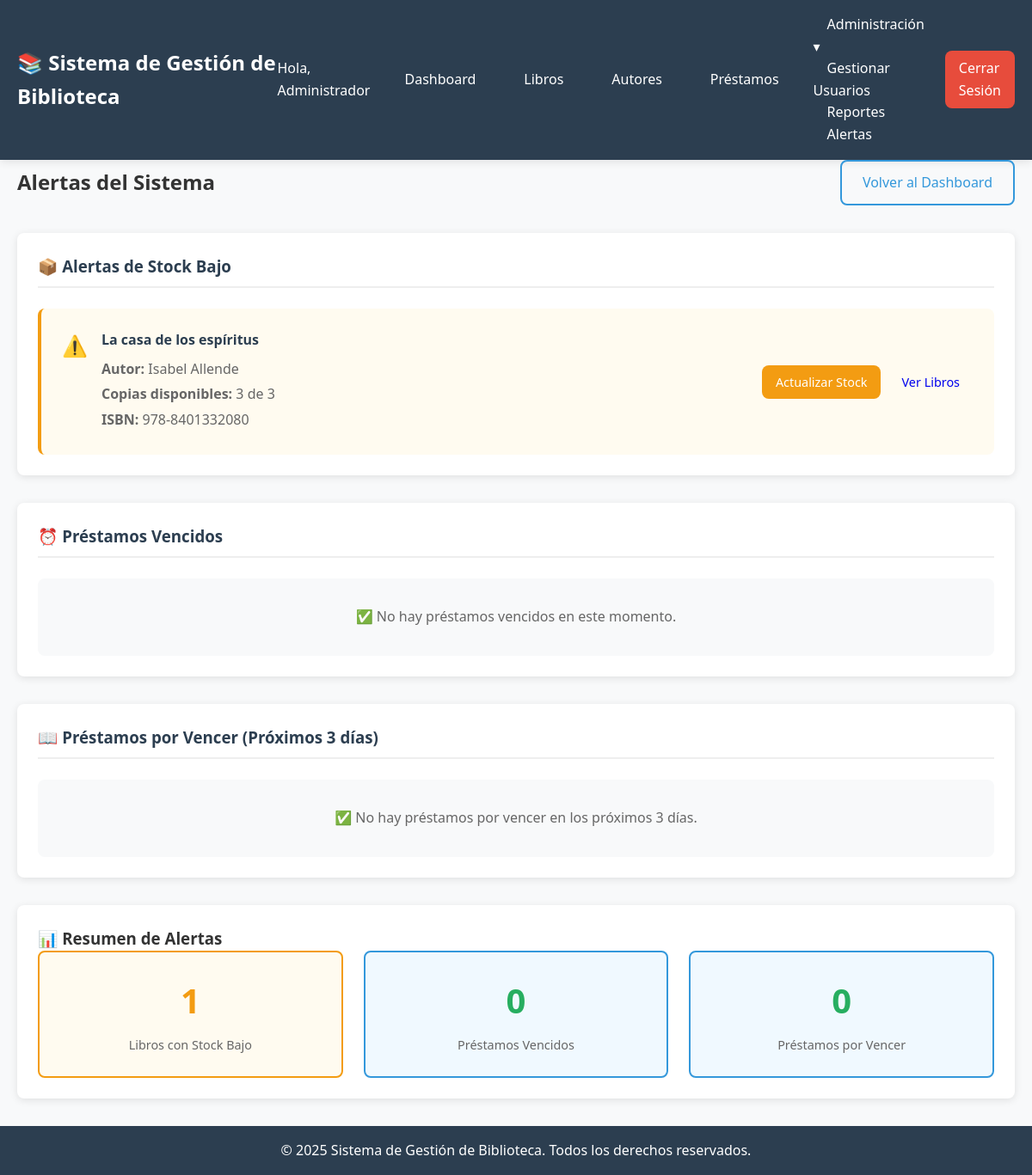
Screenshot of /index.php?action=alerts (signed in) with the database file from the repository.
### tables this page shows
CREATE TABLE `books` (
  `id` int(11) NOT NULL,
  `title` varchar(255) NOT NULL,
  `isbn` varchar(20) NOT NULL,
  `author_id` int(11) NOT NULL,
  `publication_year` int(11) DEFAULT NULL,
  `genre` varchar(50) DEFAULT NULL,
  `publisher` varchar(100) DEFAULT NULL,
  `total_copies` int(11) DEFAULT 1,
  `available_copies` int(11) DEFAULT 1,
  `description` text DEFAULT NULL,
  `created_at` timestamp NOT NULL DEFAULT current_timestamp(),
  `updated_at` timestamp NOT NULL DEFAULT current_timestamp() ON UPDATE current_timestamp()
);

CREATE TABLE `authors` (
  `id` int(11) NOT NULL,
  `name` varchar(100) NOT NULL,
  `nationality` varchar(50) DEFAULT NULL,
  `birth_date` date DEFAULT NULL,
  `biography` text DEFAULT NULL,
  `created_at` timestamp NOT NULL DEFAULT current_timestamp()
);

### app/controllers/AdminController.php (called while the page is built, shortened)
<?php
class AdminController {
    private $reportModel;
    private $loanModel;
    public function __construct($database) {
        $this->reportModel = new ReportModel($database);
        $this->loanModel = new LoanModel($database);
    }
    public function showAlerts() {
        $lowStockBooks = $this->reportModel->getLowStockBooks(3);
        $allLoans = $this->loanModel->getAllLoans(1, 1000);
        $overdueLoans = array_filter($allLoans, function($loan) {
            return $loan['status'] === 'overdue' ||
                   ($loan['status'] === 'active' && strtotime($loan['due_date']) < time());
        });
        $upcomingDueLoans = $this->reportModel->getUpcomingDueLoans(3);
        require_once '../app/views/admin/alerts.php';
    }
}
?>

### app/models/ReportModel.php (called while the page is built, shortened)
<?php
class ReportModel {
    private $dbConnection;
    public function __construct($database) {
        $this->dbConnection = $database;
    }
    public function getLowStockBooks($threshold = 3) {
        $query = "SELECT b.*, a.name as author_name
                 FROM books b
                 JOIN authors a ON b.author_id = a.id
                 WHERE b.available_copies <= :threshold
                 ORDER BY b.available_copies ASC, b.title";
        $statement = $this->dbConnection->prepare($query);
        $statement->bindParam(':threshold', $threshold, PDO::PARAM_INT);
        $statement->execute();
        return $statement->fetchAll(PDO::FETCH_ASSOC);
    }
    public function getUpcomingDueLoans($days = 3) {
        $query = "SELECT l.*,
                         u.username, u.first_name, u.last_name, u.email,
                         b.title, b.isbn,
                         a.name as author_name,
                         DATEDIFF(l.due_date, CURDATE()) as days_remaining
                 FROM loans l
                 JOIN users u ON l.user_id = u.id
                 JOIN books b ON l.book_id = b.id
                 JOIN authors a ON b.author_id = a.id
                 WHERE l.status = 'active'
                 AND l.due_date BETWEEN CURDATE() AND DATE_ADD(CURDATE(), INTERVAL :days DAY)
                 ORDER BY l.due_date ASC";
        $statement = $this->dbConnection->prepare($query);
        $statement->bindParam(':days', $days, PDO::PARAM_INT);
        $statement->execute();
        return $statement->fetchAll(PDO::FETCH_ASSOC);
    }
}
?>

### app/models/LoanModel.php (called while the page is built, shortened)
<?php
class LoanModel {
    private $dbConnection;
    private $tableName = 'loans';
    public function __construct($database) {
        $this->dbConnection = $database;
    }
    public function getAllLoans($page = 1, $perPage = ITEMS_PER_PAGE) {
        $offset = ($page - 1) * $perPage;
        $query = "SELECT l.*,
                         u.username, u.first_name, u.last_name,
                         b.title as book_title, b.isbn as book_isbn,
                         a.name as author_name
                 FROM " . $this->tableName . " l
                 JOIN users u ON l.user_id = u.id
                 JOIN books b ON l.book_id = b.id
                 JOIN authors a ON b.author_id = a.id
                 ORDER BY l.created_at DESC
                 LIMIT :limit OFFSET :offset";
        $statement = $this->dbConnection->prepare($query);
        $statement->bindValue(':limit', (int)$perPage, PDO::PARAM_INT);
        $statement->bindValue(':offset', (int)$offset, PDO::PARAM_INT);
        $statement->execute();
        return $statement->fetchAll(PDO::FETCH_ASSOC);
    }
}
?>

### app/views/admin/alerts.php (the view, shortened to what this page needs)
<?php require_once '../app/views/layout/header.php'; ?>
<div class="alerts-page">
    <div class="page-header">
        <h2>Alertas del Sistema</h2>
        <a href="index.php?action=adminDashboard" class="btn btn-outline">Volver al Dashboard</a>
    </div>
    <div class="alert-section">
        <h3>📦 Alertas de Stock Bajo</h3>
        <?php if (empty($lowStockBooks)): ?>
            <div class="no-alerts">
                <p>✅ No hay alertas de stock bajo en este momento.</p>
            </div>
        <?php else: ?>
            <div class="alert-list">
                <?php foreach ($lowStockBooks as $book): ?>
                    <div class="alert-item warning">
                        <div class="alert-icon">⚠️</div>
                        <div class="alert-content">
                            <h4><?php echo htmlspecialchars($book['title']); ?></h4>
                            <p><strong>Autor:</strong> <?php echo htmlspecialchars($book['author_name']); ?></p>
                            <p><strong>Copias disponibles:</strong> <?php echo $book['available_copies']; ?> de <?php echo $book['total_copies']; ?></p>
                            <p><strong>ISBN:</strong> <?php echo htmlspecialchars($book['isbn']); ?></p>
                        </div>
                        <div class="alert-actions">
                            <a href="index.php?action=editBook&id=<?php echo $book['id']; ?>" class="btn btn-warning btn-sm">Actualizar Stock</a>
                            <a href="index.php?action=books" class="btn btn-secondary btn-sm">Ver Libros</a>
                        </div>
                    </div>
                <?php endforeach; ?>
            </div>
        <?php endif; ?>
    </div>
    <div class="alert-section">
        <h3>⏰ Préstamos Vencidos</h3>
        <?php if (empty($overdueLoans)): ?>
            <div class="no-alerts">
                <p>✅ No hay préstamos vencidos en este momento.</p>
            </div>
        <?php endif; ?>
    </div>
    <div class="alert-section">
        <h3>📖 Préstamos por Vencer (Próximos 3 días)</h3>
        <?php if (empty($upcomingDueLoans)): ?>
            <div class="no-alerts">
                <p>✅ No hay préstamos por vencer en los próximos 3 días.</p>
            </div>
        <?php endif; ?>
    </div>
    <div class="alerts-summary">
        <h3>📊 Resumen de Alertas</h3>
        <div class="summary-cards">
            <div class="summary-card <?php echo !empty($lowStockBooks) ? 'warning' : 'success'; ?>">
                <div class="summary-number"><?php echo count($lowStockBooks); ?></div>
                <div class="summary-label">Libros con Stock Bajo</div>
            </div>
            <div class="summary-card <?php echo !empty($overdueLoans) ? 'danger' : 'success'; ?>">
                <div class="summary-number"><?php echo count($overdueLoans); ?></div>
                <div class="summary-label">Préstamos Vencidos</div>
            </div>
            <div class="summary-card <?php echo !empty($upcomingDueLoans) ? 'info' : 'success'; ?>">
                <div class="summary-number"><?php echo count($upcomingDueLoans); ?></div>
                <div class="summary-label">Préstamos por Vencer</div>
            </div>
        </div>
    </div>
</div>
<?php require_once '../app/views/layout/footer.php'; ?>

### public/assets/css/style.css (style rules this page uses)
:root { --primary-color: #2c3e50; --secondary-color: #3498db; --accent-color: #e74c3c; --success-color: #27ae60; --warning-color: #f39c12; --danger-color: #c0392b; --light-color: #ecf0f1; --dark-color: #2c3e50; --text-color: #333; --border-radius: 8px; --box-shadow: 0 2px 10px rgba(0,0,0,0.1); }
* { margin: 0; padding: 0; box-sizing: border-box; }
body { font-family: 'Segoe UI', Tahoma, Geneva, Verdana, sans-serif; line-height: 1.6; color: var(--text-color); background-color: #f8f9fa; }
.btn { display: inline-block; padding: 0.75rem 1.5rem; border: none; border-radius: var(--border-radius); font-size: 1rem; cursor: pointer; text-decoration: none; text-align: center; transition: all 0.3s; }
.btn-warning { background-color: var(--warning-color); color: white; }
.page-header { display: flex; justify-content: space-between; align-items: center; margin-bottom: 2rem; }
.page-header h2 { margin: 0; }
.btn-sm { padding: 0.5rem 1rem; font-size: 0.9rem; }
.btn-outline { background: transparent; border: 2px solid var(--secondary-color); color: var(--secondary-color); }
.alerts-page { max-width: 1200px; margin: 0 auto; }
.alert-section { background: white; padding: 1.5rem; border-radius: var(--border-radius); box-shadow: var(--box-shadow); margin-bottom: 2rem; }
.alert-section h3 { margin-top: 0; color: var(--primary-color); border-bottom: 2px solid #eee; padding-bottom: 0.5rem; margin-bottom: 1.5rem; }
.alert-list { display: flex; flex-direction: column; gap: 1rem; }
.alert-item { display: flex; align-items: flex-start; gap: 1rem; padding: 1.5rem; border-radius: var(--border-radius); border-left: 4px solid; transition: transform 0.2s ease, box-shadow 0.2s ease; }
.alert-item.warning { background: #fffbf0; border-left-color: var(--warning-color); }
.alert-icon { font-size: 1.5rem; flex-shrink: 0; }
.alert-content { flex: 1; }
.alert-content h4 { margin: 0 0 0.5rem 0; color: var(--primary-color); }
.alert-content p { margin: 0.25rem 0; color: #666; }
.alert-actions { display: flex; gap: 0.5rem; flex-shrink: 0; align-self: center; }
.no-alerts { text-align: center; padding: 2rem; color: #666; background: #f8f9fa; border-radius: var(--border-radius); }
.alerts-summary { background: white; padding: 1.5rem; border-radius: var(--border-radius); box-shadow: var(--box-shadow); }
.summary-cards { display: grid; grid-template-columns: repeat(auto-fit, minmax(200px, 1fr)); gap: 1.5rem; }
.summary-card { padding: 1.5rem; border-radius: var(--border-radius); text-align: center; transition: transform 0.3s ease; }
.summary-card.success { background: #f0f9ff; border: 2px solid var(--secondary-color); }
.summary-card.warning { background: #fffbf0; border: 2px solid var(--warning-color); }
.summary-number { font-size: 2.5rem; font-weight: bold; margin-bottom: 0.5rem; }
.summary-card.success .summary-number { color: var(--success-color); }
.summary-card.warning .summary-number { color: var(--warning-color); }
.summary-label { color: #666; font-size: 0.9rem; font-weight: 500; }
.summary-card { background: #f8f9fa; padding: 1.5rem; border-radius: var(--border-radius); text-align: center; border: 2px solid var(--secondary-color); transition: transform 0.3s ease; }
.summary-number { font-size: 2.5rem; font-weight: bold; color: var(--primary-color); margin-bottom: 0.5rem; }

### rows the page displays
books: title "La casa de los espíritus", author.name "Isabel Allende", available_copies "3", total_copies "3", isbn "978-8401332080"

### other values shown
APP_NAME "Sistema de Gestión de Biblioteca"
$_SESSION['first_name'] "Administrador"
count($lowStockBooks) "1"
count($overdueLoans) "0"
count($upcomingDueLoans) "0"
